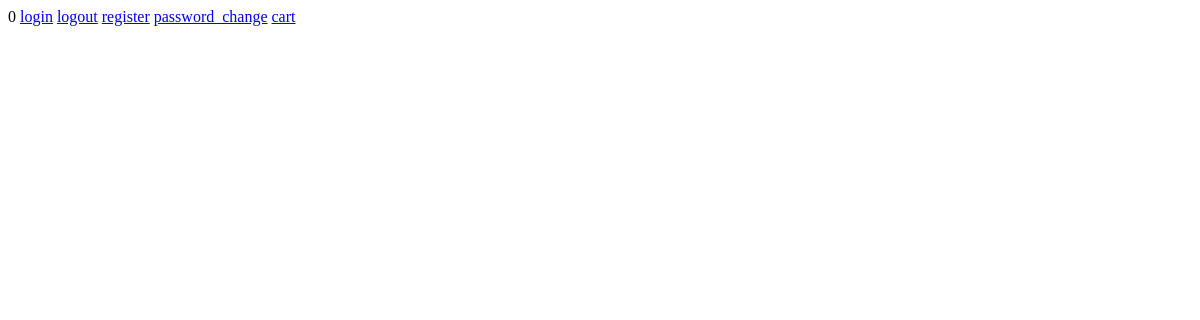
The page /products/1/ on the database as committed earlier.
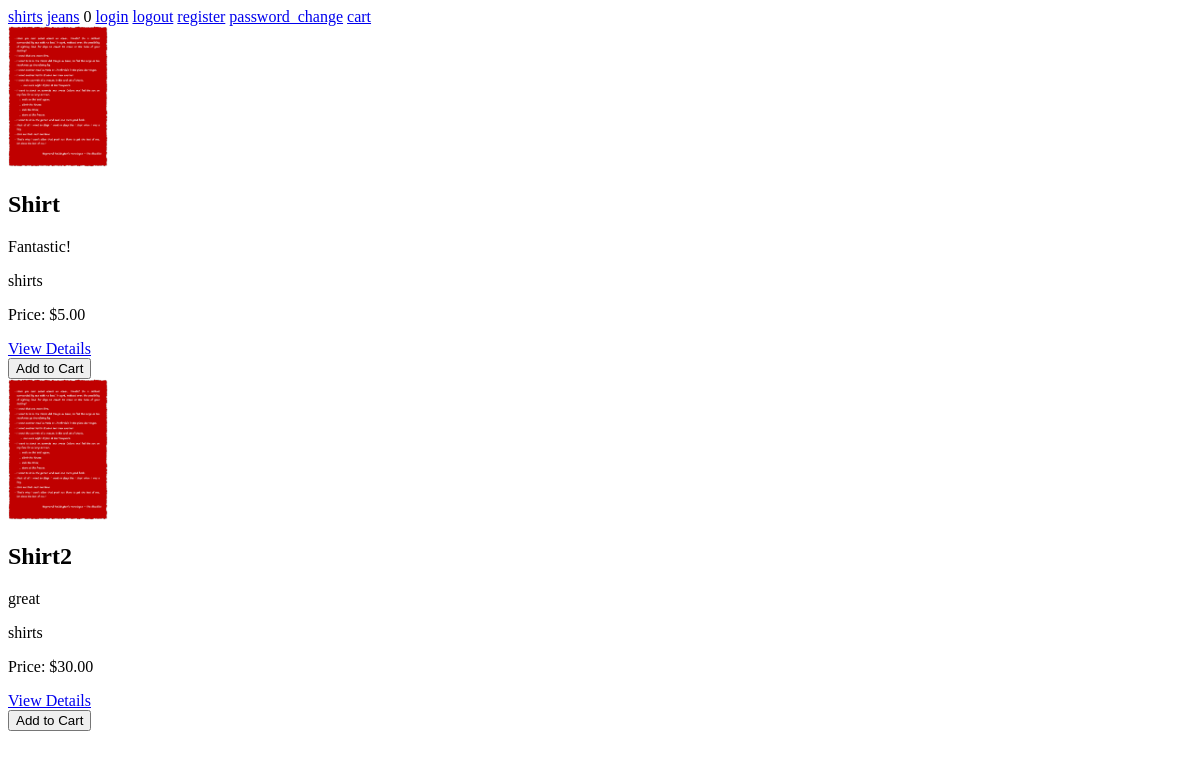
The same page on the database as committed later.
### core/models.py (models this page shows, shortened)
class Category(models.Model):
    name = models.CharField(max_length=255, unique=True)
    description = models.TextField(blank=True)
    def __str__(self):
        return self.name

class Product(models.Model):
    name = models.CharField(max_length=255)
    category = models.ForeignKey(Category, on_delete=models.SET_NULL, null=True, blank=True)
    description = models.TextField()
    price = models.DecimalField(max_digits=10, decimal_places=2)
    stock = models.PositiveIntegerField()
    image = models.ImageField(upload_to='products/')

### core/views.py (the view)
# urls.py: path('', views.product_list, name='product_list'),
def product_list(request, category_id=None):
    if category_id:
        products = Product.objects.filter(category_id=category_id)
    else:
        products = Product.objects.all()
    cart_count = request.session.get('cart_count', 0)
    categories = Category.objects.all()
    context = {
        'products': products,
        'cart_count': cart_count,
        'categories': categories
    }
    return render(request, 'product_list.html', context)

### core/templates/product_list.html (shortened to what this page needs)
<!DOCTYPE html>
<html lang="en">
<head>
</head>
<body>
    {% for category in categories %}
    <a href="{% url 'product_list_by_category' category.id %}">{{ category.name }}</a>
{% endfor %}
    <span id="cart_count">{{ cart_count }}</span>
    <a href="{% url 'login' %}">login</a>
    <a href="{% url 'logout' %}">logout</a>
    <a href="{% url 'register' %}">register</a>
    <a href="{% url 'password_change' %}">password_change</a>
    <a href="{% url 'cart' %}">cart</a>
    {% for product in products %}
    <div>
        <img src="{{ product.image.url }}" alt="{{ product.name }}" width="100">
        <h2>{{ product.name }}</h2>
        <p>{{ product.description }}</p>
        <p>{{ product.category }}</p>
        <p>Price: ${{ product.price }}</p>
        <a href="{% url 'product_detail' product.id %}">View Details</a>
        <form action="{% url 'add_to_cart' product.id %}" method="post">
            <input type="submit" value="Add to Cart">
        </form>
    </div>
{% endfor %}
</body>
</html>

Rows that differ between the two databases and show on the page:
added Category: name "shirts"
added Category: name "jeans"
now on this page (row edited): Product: image (picture), name "Shirt", description "Fantastic!", category "shirts", price "5.00"
added Product: image (picture), name "Shirt2", description "great", category "shirts", price "30.00"
